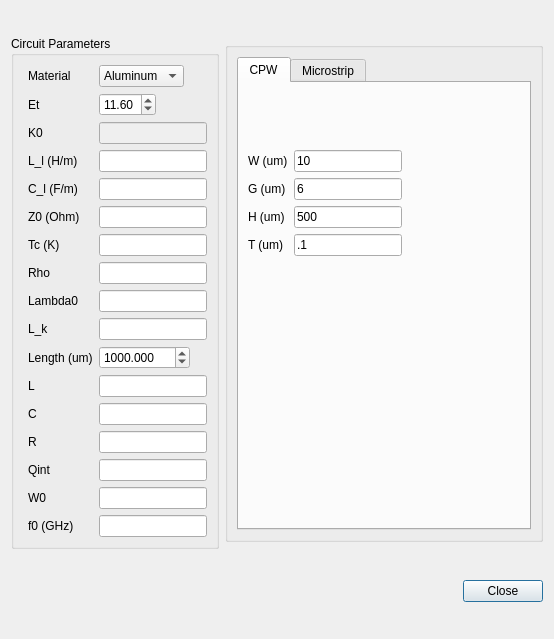
<?xml version="1.0" encoding="UTF-8"?>
<ui version="4.0">
 <class>Dialog</class>
 <widget class="QDialog" name="Dialog">
  <property name="geometry">
   <rect>
    <x>0</x>
    <y>0</y>
    <width>554</width>
    <height>639</height>
   </rect>
  </property>
  <property name="sizePolicy">
   <sizepolicy hsizetype="MinimumExpanding" vsizetype="Preferred">
    <horstretch>0</horstretch>
    <verstretch>0</verstretch>
   </sizepolicy>
  </property>
  <property name="windowTitle">
   <string>Dialog</string>
  </property>
  <layout class="QVBoxLayout" name="verticalLayout_4">
   <item>
    <layout class="QHBoxLayout" name="horizontalLayout">
     <property name="spacing">
      <number>6</number>
     </property>
     <property name="sizeConstraint">
      <enum>QLayout::SetMaximumSize</enum>
     </property>
     <item>
      <layout class="QVBoxLayout" name="verticalLayout_2">
       <property name="sizeConstraint">
        <enum>QLayout::SetDefaultConstraint</enum>
       </property>
       <item>
        <widget class="QGroupBox" name="groupBox_2">
         <property name="sizePolicy">
          <sizepolicy hsizetype="Fixed" vsizetype="Preferred">
           <horstretch>0</horstretch>
           <verstretch>0</verstretch>
          </sizepolicy>
         </property>
         <property name="title">
          <string>Circuit Parameters</string>
         </property>
         <layout class="QVBoxLayout" name="verticalLayout_5">
          <item>
           <layout class="QFormLayout" name="formLayout_2">
            <property name="fieldGrowthPolicy">
             <enum>QFormLayout::FieldsStayAtSizeHint</enum>
            </property>
            <property name="horizontalSpacing">
             <number>-1</number>
            </property>
            <property name="leftMargin">
             <number>5</number>
            </property>
            <item row="0" column="0">
             <widget class="QLabel" name="label">
              <property name="text">
               <string>Material</string>
              </property>
             </widget>
            </item>
            <item row="0" column="1">
             <widget class="QComboBox" name="materialInput">
              <property name="sizePolicy">
               <sizepolicy hsizetype="MinimumExpanding" vsizetype="Fixed">
                <horstretch>0</horstretch>
                <verstretch>0</verstretch>
               </sizepolicy>
              </property>
              <item>
               <property name="text">
                <string>Aluminum</string>
               </property>
              </item>
              <item>
               <property name="text">
                <string>Niobium</string>
               </property>
              </item>
             </widget>
            </item>
            <item row="1" column="0">
             <widget class="QLabel" name="label_8">
              <property name="text">
               <string>Et</string>
              </property>
             </widget>
            </item>
            <item row="2" column="0">
             <widget class="QLabel" name="label_35">
              <property name="text">
               <string>K0</string>
              </property>
             </widget>
            </item>
            <item row="3" column="0">
             <widget class="QLabel" name="label_7">
              <property name="text">
               <string>L_l (H/m)</string>
              </property>
             </widget>
            </item>
            <item row="4" column="0">
             <widget class="QLabel" name="label_10">
              <property name="text">
               <string>C_l (F/m)</string>
              </property>
             </widget>
            </item>
            <item row="5" column="0">
             <widget class="QLabel" name="label_9">
              <property name="text">
               <string>Z0 (Ohm)</string>
              </property>
             </widget>
            </item>
            <item row="6" column="0">
             <widget class="QLabel" name="label_13">
              <property name="text">
               <string>Tc (K)</string>
              </property>
             </widget>
            </item>
            <item row="7" column="0">
             <widget class="QLabel" name="label_15">
              <property name="text">
               <string>Rho</string>
              </property>
             </widget>
            </item>
            <item row="8" column="0">
             <widget class="QLabel" name="label_17">
              <property name="text">
               <string>Lambda0</string>
              </property>
             </widget>
            </item>
            <item row="9" column="0">
             <widget class="QLabel" name="label_22">
              <property name="text">
               <string>L_k</string>
              </property>
             </widget>
            </item>
            <item row="10" column="0">
             <widget class="QLabel" name="label_19">
              <property name="text">
               <string>Length (um)</string>
              </property>
             </widget>
            </item>
            <item row="11" column="0">
             <widget class="QLabel" name="label_20">
              <property name="text">
               <string>L</string>
              </property>
             </widget>
            </item>
            <item row="12" column="0">
             <widget class="QLabel" name="label_24">
              <property name="text">
               <string>C</string>
              </property>
             </widget>
            </item>
            <item row="13" column="0">
             <widget class="QLabel" name="label_26">
              <property name="text">
               <string>R</string>
              </property>
             </widget>
            </item>
            <item row="14" column="0">
             <widget class="QLabel" name="label_28">
              <property name="text">
               <string>Qint</string>
              </property>
             </widget>
            </item>
            <item row="15" column="0">
             <widget class="QLabel" name="label_30">
              <property name="text">
               <string>W0</string>
              </property>
             </widget>
            </item>
            <item row="16" column="0">
             <widget class="QLabel" name="label_32">
              <property name="text">
               <string>f0 (GHz)</string>
              </property>
             </widget>
            </item>
            <item row="1" column="1">
             <widget class="QDoubleSpinBox" name="epsInput">
              <property name="correctionMode">
               <enum>QAbstractSpinBox::CorrectToNearestValue</enum>
              </property>
              <property name="showGroupSeparator" stdset="0">
               <bool>false</bool>
              </property>
              <property name="minimum">
               <double>1.000000000000000</double>
              </property>
              <property name="singleStep">
               <double>0.100000000000000</double>
              </property>
              <property name="value">
               <double>11.600000000000000</double>
              </property>
             </widget>
            </item>
            <item row="10" column="1">
             <widget class="QDoubleSpinBox" name="lengthInput">
              <property name="suffix">
               <string/>
              </property>
              <property name="decimals">
               <number>3</number>
              </property>
              <property name="maximum">
               <double>500000.000000000000000</double>
              </property>
              <property name="value">
               <double>1000.000000000000000</double>
              </property>
             </widget>
            </item>
            <item row="2" column="1">
             <widget class="QLineEdit" name="k0Label">
              <property name="enabled">
               <bool>false</bool>
              </property>
              <property name="sizePolicy">
               <sizepolicy hsizetype="Preferred" vsizetype="Fixed">
                <horstretch>0</horstretch>
                <verstretch>0</verstretch>
               </sizepolicy>
              </property>
             </widget>
            </item>
            <item row="9" column="1">
             <widget class="QLineEdit" name="lkLabel">
              <property name="enabled">
               <bool>true</bool>
              </property>
              <property name="sizePolicy">
               <sizepolicy hsizetype="Preferred" vsizetype="Fixed">
                <horstretch>0</horstretch>
                <verstretch>0</verstretch>
               </sizepolicy>
              </property>
              <property name="readOnly">
               <bool>true</bool>
              </property>
             </widget>
            </item>
            <item row="3" column="1">
             <widget class="QLineEdit" name="llLabel">
              <property name="readOnly">
               <bool>true</bool>
              </property>
             </widget>
            </item>
            <item row="4" column="1">
             <widget class="QLineEdit" name="clLabel">
              <property name="readOnly">
               <bool>true</bool>
              </property>
             </widget>
            </item>
            <item row="5" column="1">
             <widget class="QLineEdit" name="z0Label">
              <property name="readOnly">
               <bool>true</bool>
              </property>
             </widget>
            </item>
            <item row="6" column="1">
             <widget class="QLineEdit" name="tcLabel">
              <property name="readOnly">
               <bool>true</bool>
              </property>
             </widget>
            </item>
            <item row="7" column="1">
             <widget class="QLineEdit" name="rhoLabel">
              <property name="readOnly">
               <bool>true</bool>
              </property>
             </widget>
            </item>
            <item row="8" column="1">
             <widget class="QLineEdit" name="lambdaLabel">
              <property name="readOnly">
               <bool>true</bool>
              </property>
             </widget>
            </item>
            <item row="11" column="1">
             <widget class="QLineEdit" name="lLabel">
              <property name="readOnly">
               <bool>true</bool>
              </property>
             </widget>
            </item>
            <item row="12" column="1">
             <widget class="QLineEdit" name="cLabel">
              <property name="readOnly">
               <bool>true</bool>
              </property>
             </widget>
            </item>
            <item row="13" column="1">
             <widget class="QLineEdit" name="rLabel">
              <property name="readOnly">
               <bool>true</bool>
              </property>
             </widget>
            </item>
            <item row="14" column="1">
             <widget class="QLineEdit" name="qintLabel">
              <property name="readOnly">
               <bool>true</bool>
              </property>
             </widget>
            </item>
            <item row="15" column="1">
             <widget class="QLineEdit" name="w0Label">
              <property name="readOnly">
               <bool>true</bool>
              </property>
             </widget>
            </item>
            <item row="16" column="1">
             <widget class="QLineEdit" name="f0Label"/>
            </item>
           </layout>
          </item>
         </layout>
        </widget>
       </item>
      </layout>
     </item>
     <item>
      <widget class="QGroupBox" name="verticalGroupBox">
       <property name="sizePolicy">
        <sizepolicy hsizetype="MinimumExpanding" vsizetype="MinimumExpanding">
         <horstretch>0</horstretch>
         <verstretch>0</verstretch>
        </sizepolicy>
       </property>
       <property name="maximumSize">
        <size>
         <width>500</width>
         <height>500</height>
        </size>
       </property>
       <layout class="QVBoxLayout" name="verticalLayout">
        <property name="sizeConstraint">
         <enum>QLayout::SetDefaultConstraint</enum>
        </property>
        <item>
         <widget class="QTabWidget" name="tabWidget">
          <property name="sizePolicy">
           <sizepolicy hsizetype="MinimumExpanding" vsizetype="MinimumExpanding">
            <horstretch>0</horstretch>
            <verstretch>0</verstretch>
           </sizepolicy>
          </property>
          <property name="maximumSize">
           <size>
            <width>500</width>
            <height>500</height>
           </size>
          </property>
          <property name="tabShape">
           <enum>QTabWidget::Rounded</enum>
          </property>
          <property name="currentIndex">
           <number>0</number>
          </property>
          <widget class="QWidget" name="tabWidgetPage1" native="true">
           <attribute name="title">
            <string>CPW</string>
           </attribute>
           <layout class="QVBoxLayout" name="verticalLayout_3">
            <item>
             <layout class="QFormLayout" name="formLayout">
              <property name="fieldGrowthPolicy">
               <enum>QFormLayout::FieldsStayAtSizeHint</enum>
              </property>
              <property name="formAlignment">
               <set>Qt::AlignJustify|Qt::AlignVCenter</set>
              </property>
              <item row="0" column="0">
               <widget class="QLabel" name="label_3">
                <property name="text">
                 <string>W (um)</string>
                </property>
               </widget>
              </item>
              <item row="0" column="1">
               <widget class="QLineEdit" name="wInput">
                <property name="inputMask">
                 <string/>
                </property>
                <property name="text">
                 <string>10</string>
                </property>
                <property name="placeholderText">
                 <string>10 </string>
                </property>
               </widget>
              </item>
              <item row="1" column="0">
               <widget class="QLabel" name="label_4">
                <property name="text">
                 <string>G (um)</string>
                </property>
               </widget>
              </item>
              <item row="1" column="1">
               <widget class="QLineEdit" name="gInput">
                <property name="text">
                 <string>6</string>
                </property>
                <property name="placeholderText">
                 <string>6</string>
                </property>
               </widget>
              </item>
              <item row="2" column="0">
               <widget class="QLabel" name="label_5">
                <property name="text">
                 <string>H (um)</string>
                </property>
               </widget>
              </item>
              <item row="2" column="1">
               <widget class="QLineEdit" name="hInput">
                <property name="text">
                 <string>500</string>
                </property>
                <property name="placeholderText">
                 <string>500</string>
                </property>
               </widget>
              </item>
              <item row="3" column="0">
               <widget class="QLabel" name="label_6">
                <property name="text">
                 <string>T (um)</string>
                </property>
               </widget>
              </item>
              <item row="3" column="1">
               <widget class="QLineEdit" name="tInput">
                <property name="text">
                 <string>.1</string>
                </property>
                <property name="placeholderText">
                 <string>.1</string>
                </property>
               </widget>
              </item>
             </layout>
            </item>
            <item>
             <widget class="QLabel" name="label_2">
              <property name="sizePolicy">
               <sizepolicy hsizetype="MinimumExpanding" vsizetype="MinimumExpanding">
                <horstretch>0</horstretch>
                <verstretch>0</verstretch>
               </sizepolicy>
              </property>
              <property name="minimumSize">
               <size>
                <width>200</width>
                <height>0</height>
               </size>
              </property>
              <property name="maximumSize">
               <size>
                <width>200</width>
                <height>200</height>
               </size>
              </property>
              <property name="text">
               <string/>
              </property>
              <property name="pixmap">
               <pixmap>../Resources/Cross_Section_of_Coplanar_Waveguide_Transmission_Line.png</pixmap>
              </property>
              <property name="scaledContents">
               <bool>true</bool>
              </property>
              <property name="alignment">
               <set>Qt::AlignCenter</set>
              </property>
             </widget>
            </item>
           </layout>
          </widget>
          <widget class="QWidget" name="tab">
           <attribute name="title">
            <string>Microstrip</string>
           </attribute>
          </widget>
         </widget>
        </item>
       </layout>
      </widget>
     </item>
    </layout>
   </item>
   <item>
    <widget class="QDialogButtonBox" name="buttonBox">
     <property name="focusPolicy">
      <enum>Qt::ClickFocus</enum>
     </property>
     <property name="orientation">
      <enum>Qt::Horizontal</enum>
     </property>
     <property name="standardButtons">
      <set>QDialogButtonBox::Close</set>
     </property>
    </widget>
   </item>
  </layout>
 </widget>
 <resources/>
 <connections>
  <connection>
   <sender>buttonBox</sender>
   <signal>accepted()</signal>
   <receiver>Dialog</receiver>
   <slot>accept()</slot>
   <hints>
    <hint type="sourcelabel">
     <x>248</x>
     <y>254</y>
    </hint>
    <hint type="destinationlabel">
     <x>157</x>
     <y>274</y>
    </hint>
   </hints>
  </connection>
  <connection>
   <sender>buttonBox</sender>
   <signal>rejected()</signal>
   <receiver>Dialog</receiver>
   <slot>reject()</slot>
   <hints>
    <hint type="sourcelabel">
     <x>316</x>
     <y>260</y>
    </hint>
    <hint type="destinationlabel">
     <x>286</x>
     <y>274</y>
    </hint>
   </hints>
  </connection>
 </connections>
</ui>
